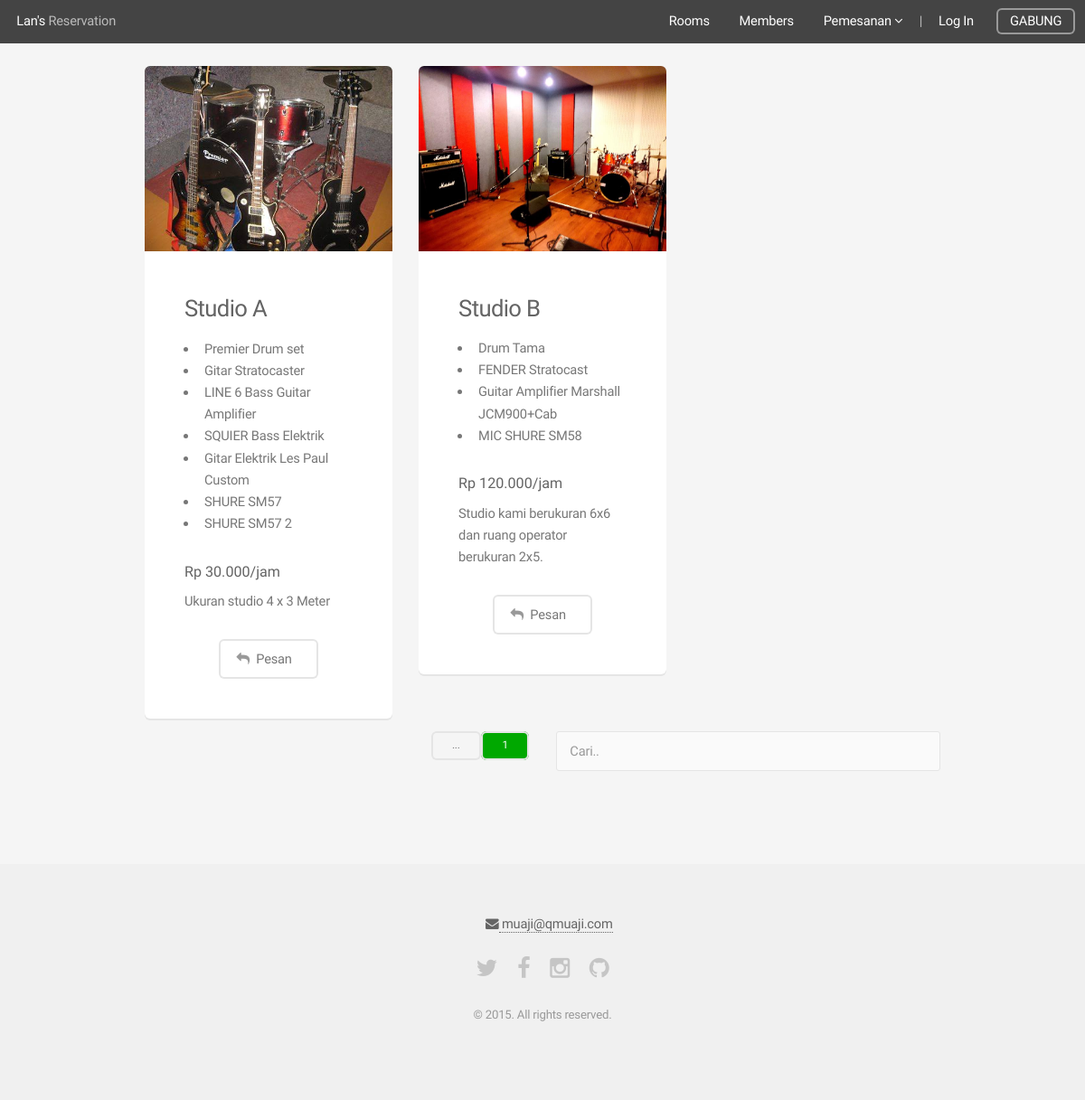
Page /studios.php on the earlier database version.
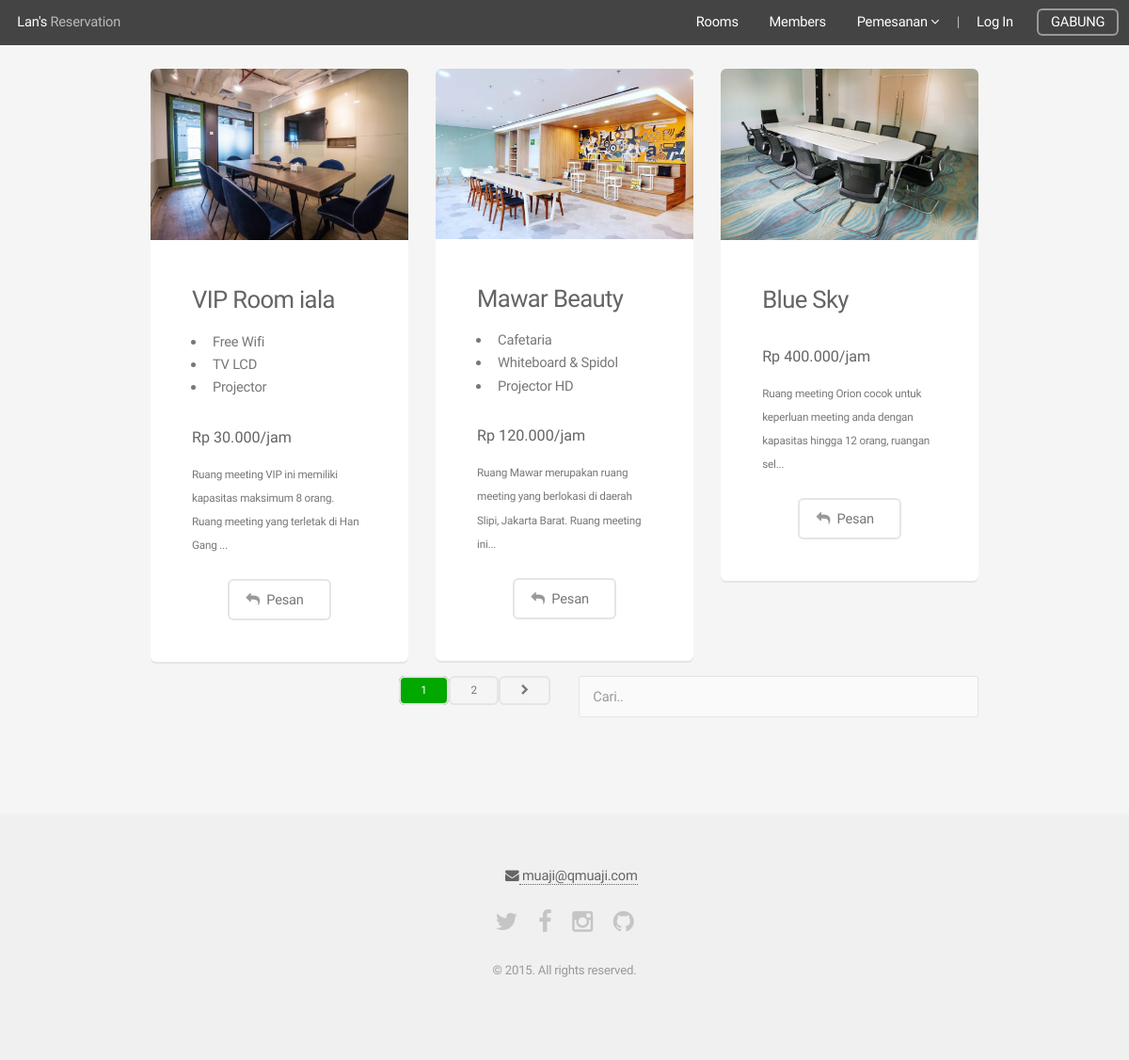
Same page on the later database version.
### tables this page shows
CREATE TABLE `studios` (
  `studio_id` bigint(20) UNSIGNED NOT NULL,
  `name` varchar(50) NOT NULL,
  `price` int(11) NOT NULL,
  `description` text NOT NULL,
  `img` varchar(128) NOT NULL
);

CREATE TABLE `equips` (
  `eq_id` int(10) UNSIGNED NOT NULL,
  `studio_id` bigint(20) UNSIGNED NOT NULL,
  `name` char(50) NOT NULL,
  `deskripsi` text NOT NULL,
  `tgl_beli` date NOT NULL,
  `status` enum('Baik','Kurang Baik','Rusak') NOT NULL DEFAULT 'Baik'
);

### core/functions/users.php (called while the page is built, shortened)
<?php
function loggedIn() {
	return (isset($_SESSION['user_id']) && !empty($_SESSION['user_id'])) ? true : false;
}

### core/functions/general.php (called while the page is built, shortened)
<?php
function rupiah($angka) {
    return number_format($angka,0,',','.');
}

### studios.php (the view, shortened to what this page needs)
<?php
include 'includes/_header.php';
$showPage 	= '';
$batas		= 3;
if (isset($_GET['page'])) $noPage = $_GET['page'];
	else $noPage = 1;
$offset=($noPage - 1) * $batas;
if(isset($_POST['cari'])){
  	$cari 		= trim($_POST['cari']);
	$studioData = mysql_query("SELECT * FROM studios WHERE name LIKE '%$cari%'");
    $q     	  	= mysql_query("SELECT COUNT(studio_id) FROM studios WHERE name LIKE '%$cari%'");
	?>		<?php
}else{
	$studioData = mysql_query("SELECT * FROM studios LIMIT $offset, $batas") or die (mysql_error());
	$q 			= mysql_query("SELECT COUNT(studio_id) from studios");
}
?>
<div style="margin-top:-30px" id="main" class="container">
	<div class="row">
		<?php
		while($row = mysql_fetch_assoc($studioData)){
				$studio_id = $row['studio_id'];
		?>
		<div class="4u 12u(narrower)">
			<section class="box">
				<span class="image featured"><img src="<?= $row['img'] ?>" alt="Lan's Reservation" /></span>
				<h3><?= $row['name'] ?></h3>
				<ul>
				<?php
				$equips = mysql_query("SELECT equips.* FROM equips, studios WHERE equips.studio_id=studios.studio_id AND studios.studio_id=$studio_id");
				while($eq=mysql_fetch_assoc($equips)) {
					echo "<li>$eq[name]</li>";
				}
				?>
				</ul>
				<h4>Rp <?= rupiah($row['price']); ?>/jam</h4>
				<?php $nams = substr($row['description'], 0, 100);
		                  $len  = strlen($nams);
		                  if($len >= 100) echo "<sub>". $nams ."...". "</sub>";
		                  else echo $nams;
		        ?>
				<?php
				    (!loggedIn()) ? $red = "login.php?studio_id=$studio_id" : $red = "sewa.php?studio_id=$studio_id";
				?>
				<div style="text-align:center"><a href="<?= $red?>" class="button alt icon fa-mail-reply" >Pesan</a></div>
			</section>
		</div>
		<?php
		}
		?>
	</div>
	<form action="" method="POST">
		<div class="row">
			<div  align="right" class="6u 12u">
				<?php
			 	$jml 		= mysql_fetch_array($q);
			  	$jmlData	= $jml[0];
			  	$jmlPage	= ceil($jmlData / $batas);
				  for($i=1; $i <= $jmlPage; $i++){
				    if ((($i >= $noPage - $batas) && ($i <= $noPage + $batas)) || ($i == 1)  || $i == $jmlPage){
				      if(($showPage != ($jmlPage - 1)) && ($i == $jmlPage)) echo "<a class='button alt small'>...</a>";
				      if($i==$noPage) echo "<a class='button special alt small'>$i</a>";
				      else echo "<a class='button alt small' href=".$_SERVER['PHP_SELF']."?page=".$i." > ".$i."</a>";
				      $showPage=$i;
				    }
				}
				if ($noPage < $jmlPage) echo "<a class='button alt small' href=$_SERVER[PHP_SELF]?page=".($noPage+1)."><span class='icon fa-chevron-right'></span></a>";
				?>
			</div>
			<div class="6u 12u">
		  		<input type="text" name="cari" placeholder="Cari..">
			</div>
		</div>
	</form>
</div>
<?php include 'includes/_footer.php' ?>

### includes/_head.php (shortened to what this page needs)
<!DOCTYPE HTML>
<html>
	<head lang="en"><meta http-equiv="Content-Type" content="text/html; charset=utf-8">
		<link rel="stylesheet" href="assets/css/bootstrap.css" />
		<link rel="stylesheet" href="assets/css/bootstrap-datepicker3.css" />
		<link rel="stylesheet" href="assets/css/main.css" />
	</head>

### includes/_header.php (shortened to what this page needs)
<?php
include '_head.php'
?>
<body>
	<div id="page-wrapper">
		<header id="header">
		<?php include '_menu.php';

### includes/_menu.php (shortened to what this page needs)
	<h1><a href="./">Lan's </a> Reservation</h1>
	<div class="<?php if(loggedIn()) echo 'container' ?>">
		<nav id="nav">
			<ul>
			<?php
			if (!isset($_SESSION['user_id'])) {
				?>
				<li><a href="studios.php">Rooms</a></li>
				<li><a href="profiles.php">Members</a></li>
				<li><a href="#">Pemesanan <span class="icon fa-angle-down"></span></a>
				</li>
				<li> | </li>
			<?php
			} else if(hasAccess($_SESSION['user_id'], 0)) {
				?>
				<li><a href="studios.php">Rooms</a></li>
				<li><a href="profiles.php">Members</a></li>
				<li><a href="#">Pemesanan <span class="icon fa-angle-down"></span></a>
					<ul>
						<li><a href="penyewaan.php">Pemesanan Saya</a></li>
						<li><a href="saldo.php">Isi Saldo</a></li>
						<li><a href="konfirmasi.php">Konfirmasi Bayar</a></li>
						<li><a href="caraPesan.php">Cara Pemesanan</a></li>
					</ul>
				</li>
				<li> | </li>
			<?php
			}
			if(loggedIn()) {
				if(hasAccess($_SESSION['user_id'], 1)) {
					?>
					<li><a href="a_studios.php">Data Ruangan</a></li>
					<li><a href="a_equips.php">Data Fasilitas</a></li>
					<li><a href="a_usersData.php">Data Pelanggan</a></li>
					<li><a href="#">Konfirmasi <span class="icon fa-angle-down"></span></a>
						<ul>
							<li><a href="a_konfirm1.php">Konfirmasi Saldo</a></li>
							<li><a href="a_konfirm2.php">Konfirmasi Sewa</a></li>
						</ul>
					</li>
					<li> | </li>
					<?php
				} else if(hasAccess($_SESSION['user_id'], 2)) {
					?>
					<li><a href="#">Laporan <span class="icon fa-angle-down"></span></a>
						<ul>
							<li><a href="a_usersData.php">Data Pelanggan</a></li>
							<li><a href="a_studios.php">Data Ruangan</a></li>
							<li><a href="a_laptrans.php">Laporan Penyewaan</a></li>
						</ul>
					</li>
					<li> | </li>
					<?php
				}
				?>
				<li><a href="#" class="button"><i class="icon fa-user"></i> <?php if(hasAccess($_SESSION['user_id'], 1)) echo "Admin"; if(hasAccess($_SESSION['user_id'], 2)) echo "Pemilik"?> <span class="icon fa-angle-down"></span></a>
					<ul>
					<?php
					if(hasAccess($_SESSION['user_id'], 0)) {
						?>
						<li><a href="saldo.php">Saldo <b>Rp <?php echo rupiah($userData['saldo']) ?></b></a></li>
						<li><a href="<?php if(!empty($userData['username'])) echo $userData['username']; else echo $userData['email'] ?>"> &nbsp;<?php echo $userData['email'] ?></a></li>
						<li><a href="<?php if(!empty($userData['username'])) echo $userData['username']; else echo $userData['email'] ?>" class="icon fa-cube"> &nbsp;Members</a></li>
						<?php
					}
					?>
						<li><a href="userSettings.php" class="icon fa-cog"> &nbsp;Pengaturan</a></li>
						<li><a href="logout.php" class="icon fa-sign-out"> &nbsp;Log Out</a></li>
					</ul>
				</li>
				<?php
			} else {
				?>
				<li><a href="login.php">Log In</a></li>
				<li><a href="signup.php" class="button special">GABUNG</a></li>
				<?php
			}
			?>
			</ul>
		</nav>
</header>

### includes/_footer.php (shortened to what this page needs)
				<footer id="footer">
					<ul>
					    <h1 class="icon fa-envelope" ><a href="mailto:muaji@qmuaji.com"> muaji@qmuaji.com</a></h1>
					</ul>
					<ul class="icons">
						<li><a href="https://twitter.com/qmuaji" class="icon fa-twitter"><span class="label">Twitter</span></a></li>
						<li><a href="https://facebook.com/rmuaji" class="icon fa-facebook"><span class="label">Facebook</span></a></li>
						<li><a href="https://www.instagram.com/gitamirisky/" class="icon fa-instagram"><span class="label">Instagram</span></a></li>
						<li><a href="https://github.com/qmuaji/" class="icon fa-github"><span class="label">Github</span></a></li>
					</ul>
					<ul class="copyright">
						<li>&copy; 2015. All rights reserved.</li>
					</ul>
				</footer>
		</div>
	</body>
</html>

Differences in the rows shown:
removed equips: name "SQUIER Bass Elektrik", shown under studios "Studio A"
removed equips: name "Gitar Elektrik Les Paul Custom", shown under studios "Studio A"
removed equips: name "SHURE SM57", shown under studios "Studio A"
removed equips: name "SHURE SM57 2", shown under studios "Studio A"
removed equips: name "Guitar Amplifier Marshall JCM900+Cab", shown under studios "Studio B"
changed studios: img: a different picture; name "Studio A" → "VIP Room iala"; description "Ukuran studio 4 x 3 Meter" → "Ruang meeting VIP ini memiliki kapasitas maksimum 8 orang. Ruang meeting yang terletak di Han Gang"
changed equips: name "Premier Drum set" → "Free Wifi"
changed equips: name "Gitar Stratocaster" → "TV LCD"
changed equips: name "LINE 6 Bass Guitar Amplifier" → "Projector"
changed studios: img: a different picture; name "Studio B" → "Mawar Beauty"; description "Studio kami berukuran 6x6 dan ruang operator berukuran 2x5." → "Ruang Mawar merupakan ruang meeting yang berlokasi di daerah Slipi, Jakarta Barat. Ruang meeting ini"
changed equips: name "Drum Tama" → "Cafetaria"
changed equips: name "FENDER Stratocast" → "Whiteboard & Spidol"
changed equips: name "MIC SHURE SM58" → "Projector HD"
added studios: img (picture), name "Blue Sky", price "400.000", description "Ruang meeting Orion cocok untuk keperluan meeting anda dengan kapasitas hingga 12 orang, ruangan sel"
Other differences:
new list line: "2"
